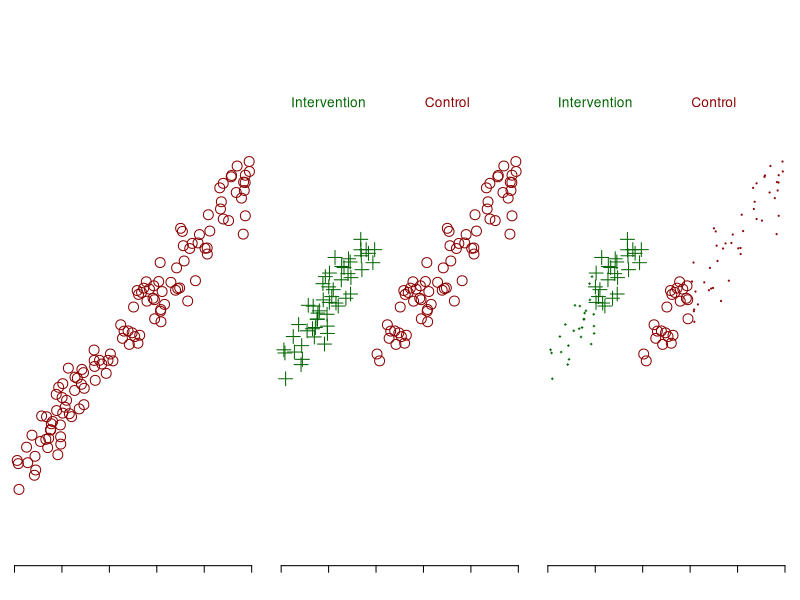

Write R code to recreate this figure.
## ---- chunk 1
#| fig.width: 6
#| fig.height: 3
n <- 120
x <- runif(n)
e <- rbeta(n, 4, 4) - 0.5

y1 <- 5 + 8*x + 3*e
y2 <- y1 + 3*(x < 0.4)

pch1 <- 1
pch2 <- pch1 + 2*(x < 0.4)
col2 <- ifelse(x < 0.4, "darkgreen", "darkred")
cex3 <- ifelse(abs(x-0.4) < 0.2, 2, 0.25)

par(mfrow=c(1, 3), mar=c(2.6, 0.6, 0.6, 0.6))

plot(
  x, y1, 
  pch=pch1,
  col="darkred",
  cex=2,
  ylim=c(3, 17),
  axes=FALSE, 
  xlab=" ", 
  ylab=" ")
axis(
  side=1, 
  at=(0:5)/5, 
  labels=rep(" ", 6))

plot(
  x, y2, 
  pch=pch2,
  col=col2,
  cex=2,
  ylim=c(3, 17),
  axes=FALSE, 
  xlab=" ", 
  ylab=" ")
axis(
  side=1, 
  at=(0:5)/5, 
  labels=rep(" ", 6))
text(0.2, 15, "Intervention", col="darkgreen", cex=1.25)
text(0.7, 15, "Control", col="darkred", cex=1.25)

plot(
  x, y2, 
  pch=pch2,
  col=col2,
  cex=cex3,
  ylim=c(3, 17),
  axes=FALSE, 
  xlab=" ", 
  ylab=" ")
axis(
  side=1, 
  at=(0:5)/5, 
  labels=rep(" ", 6))
text(0.2, 15, "Intervention", col="darkgreen", cex=1.25)
text(0.7, 15, "Control", col="darkred", cex=1.25)
